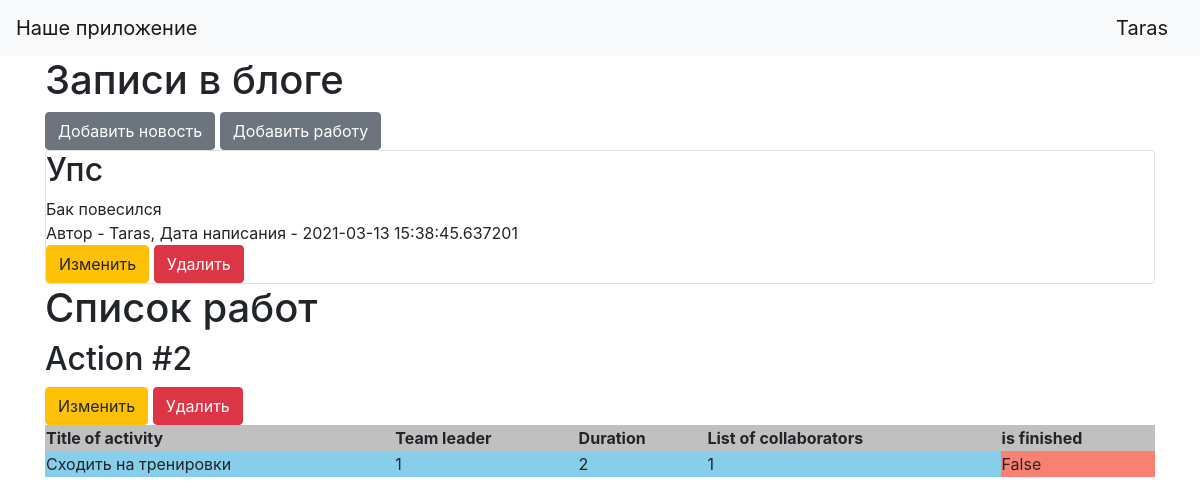
The page / (signed in) on the database its author committed.
### data/users.py (models this page shows, shortened)
class User(SqlAlchemyBase, UserMixin):
    __tablename__ = 'users'
    id = sqlalchemy.Column(sqlalchemy.Integer, primary_key=True, autoincrement=True)
    surname = sqlalchemy.Column(sqlalchemy.String, nullable=True)
    name = sqlalchemy.Column(sqlalchemy.String, nullable=True)
    about = sqlalchemy.Column(sqlalchemy.String, nullable=True)
    age = sqlalchemy.Column(sqlalchemy.Integer, nullable=True)
    position = sqlalchemy.Column(sqlalchemy.String, nullable=True)
    speciality = sqlalchemy.Column(sqlalchemy.String, nullable=True)
    address = sqlalchemy.Column(sqlalchemy.String, nullable=True)
    email = sqlalchemy.Column(sqlalchemy.String, index=True, unique=True, nullable=True)
    hashed_password = sqlalchemy.Column(sqlalchemy.String, nullable=True)
    modified_date = sqlalchemy.Column(sqlalchemy.DateTime, default=datetime.datetime.now)
    news = orm.relation("News", back_populates='user')
    jobs = orm.relation("Jobs", back_populates='user')

### data/news.py (models this page shows)
class News(SqlAlchemyBase):
    __tablename__ = 'news'
    id = sqlalchemy.Column(sqlalchemy.Integer,
                           primary_key=True, autoincrement=True)
    title = sqlalchemy.Column(sqlalchemy.String, nullable=True)
    content = sqlalchemy.Column(sqlalchemy.String, nullable=True)
    created_date = sqlalchemy.Column(sqlalchemy.DateTime,
                                     default=datetime.datetime.now)
    is_private = sqlalchemy.Column(sqlalchemy.Boolean, default=True)
    user_id = sqlalchemy.Column(sqlalchemy.Integer,
                                sqlalchemy.ForeignKey("users.id"))
    user = orm.relation('User')
    categories = orm.relation("Category",
                              secondary="association",
                              backref="news")

### data/jobs.py (models this page shows)
class Jobs(SqlAlchemyBase):
    __tablename__ = 'jobs'
    id = sqlalchemy.Column(sqlalchemy.Integer, primary_key=True, autoincrement=True)
    team_leader = sqlalchemy.Column(sqlalchemy.Integer, sqlalchemy.ForeignKey("users.id"))
    job = sqlalchemy.Column(sqlalchemy.String, nullable=True)
    work_size = sqlalchemy.Column(sqlalchemy.Integer, nullable=True)
    collaborators = sqlalchemy.Column(sqlalchemy.String, nullable=True)
    start_date = sqlalchemy.Column(sqlalchemy.DateTime, default=datetime.datetime.now)
    end_date = sqlalchemy.Column(sqlalchemy.DateTime, nullable=True)
    is_finished = sqlalchemy.Column(sqlalchemy.BOOLEAN, nullable=True)
    user = orm.relation('User')

### main.py (the view)
@app.route("/")
def index():
    db_sess = db_session.create_session()
    jobs = db_sess.query(Jobs)
    if current_user.is_authenticated:
        news = db_sess.query(News).filter(
            (News.user == current_user) | (News.is_private != True))
    else:
        news = db_sess.query(News).filter(News.is_private != True)
    return render_template("index.html", news=news, jobs=jobs)

### data/db_session.py (called while the page is built)
def create_session() -> Session:
    global __factory
    return __factory()

### main.py (called while the page is built)
@login_manager.user_loader
def load_user(user_id):
    db_sess = db_session.create_session()
    return db_sess.query(User).get(user_id)

### templates/index.html (shortened to what this page needs)
{% extends "base.html" %}
{% block content %}
<h1>Записи в блоге</h1>
{% if current_user.is_authenticated %}
    <a href="news" class="btn btn-secondary">Добавить новость</a>
	<a href="add_jobs" class="btn btn-secondary">Добавить работу</a>
{% endif %}
{% for item in news%}
<div class="col-md6 border rounded">
    <h2>{{item.title}}</h2>
    <div>
        {{item.content}}
    </div>
    <div>
        Автор - {{item.user.name}}, Дата написания - {{item.created_date}}
    </div>
	{% if current_user.is_authenticated and current_user == item.user %}
    <div>
        <a href="/news/{{ item.id }}" class="btn btn-warning">
            Изменить
        </a>
        <a href="/news_delete/{{ item.id }}" class="btn btn-danger">
            Удалить
        </a>
    </div>
	{% endif %}
</div>
{% endfor %}
<h1>Список работ</h1>
{% for item in jobs%}
<h2>Action #{{item.id}}</h2>
<table width="100%">
	<tr><th>Title of activity</th><th>Team leader</th><th>Duration</th><th>List of collaborators</th><th>is finished</th></tr>
	<tr><td>{{item.job}}</td><td>{{item.team_leader}}</td><td>{{item.work_size}}</td><td>{{item.collaborators}}</td>
	{% if item.is_finished %}
		<td style="background:Aquamarine">{{item.is_finished}}</td></tr>
	{% else %}
		<td style="background:Salmon">{{item.is_finished}}</td></tr>
	{% endif %}
	{% if current_user.is_authenticated and (current_user == item.user or current_user.id == 1)%}
    <div>
        <a href="/add_jobs/{{ item.id }}" class="btn btn-warning">
            Изменить
        </a>
		<a href="/jobs_delete/{{ item.id }}" class="btn btn-danger">
            Удалить
        </a>
    </div>
	{% endif %}
</table>
{% endfor %}
{% endblock %}

### templates/base.html (shortened to what this page needs)
<!doctype html>
<html lang="en">
<head>
    <link rel="stylesheet"
          href="https://stackpath.bootstrapcdn.com/bootstrap/4.4.1/css/bootstrap.min.css"
>
</head>
<body>
<header>
    <nav class="navbar navbar-light bg-light">
        <a class="navbar-brand" href="#">Наше приложение</a>
		{% if current_user.is_authenticated %}
			<a class="navbar-brand" href="/logout">{{ current_user.name }}</a>
		{% else %}
			<p>
			<a class="btn btn-primary " href="/register">Зарегистрироваться</a>
			<a class="btn btn-success" href="/login">Войти</a>
			</p>
		{% endif %}
    </nav>
</header>
<main role="main" class="container">
    {% block content %}{% endblock %}
</main>
</body>
</html>

### templates/index.html (style rules this page uses)
th { background-color:Silver; }
td { background-color:SkyBlue; }

### rows shown on the page
User: name "Taras"
News: title "Упс", content "Бак повесился", user.name "Taras", created_date "2021-03-13 15:38:45.637201"
Jobs: id "2", job "Сходить на тренировки", team_leader "1", work_size "2", collaborators "1", is_finished "False"
